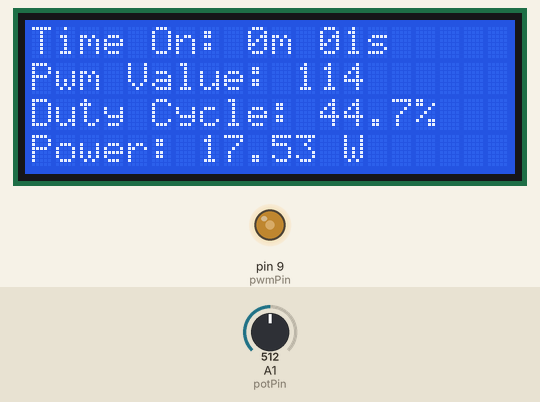
Simulated run of this sketch. Board: Arduino Uno, built with avr-gcc and run on an emulated ATmega328P. Parts: 20×4 character LCD, output pins drawn as LEDs (lit = HIGH). The test bench sets the inputs (shaded band); at power-on: A1 (potPin) = 512. What the sketch prints to the serial monitor is not drawn.

Above: at 1.2 s.
1.3 s: A1 (potPin) set to 308
At 2.8 s:
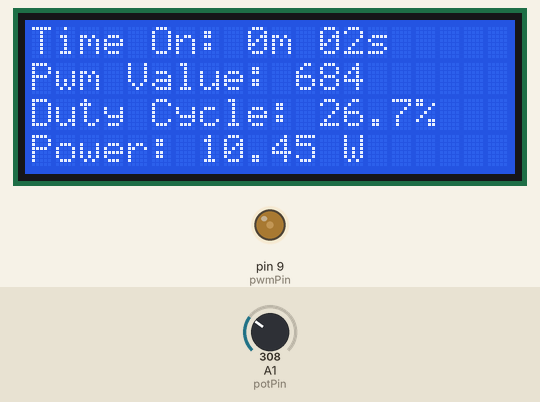
3.5 s: A1 (potPin) set to 287
At 4.8 s:
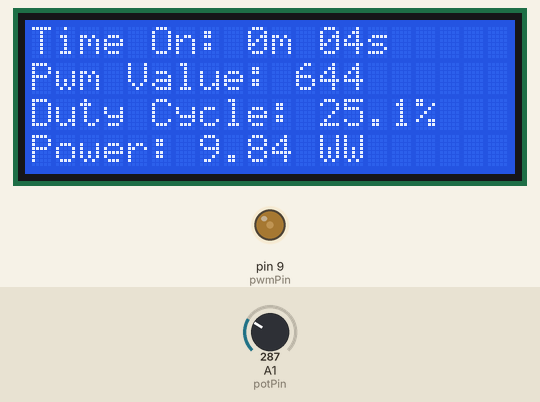
6.5 s: A1 (potPin) set to 126
At 7.8 s:
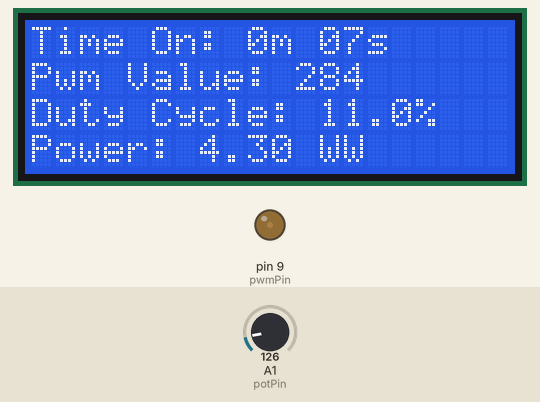
8.5 s: A1 (potPin) set to 108
At 9.8 s:
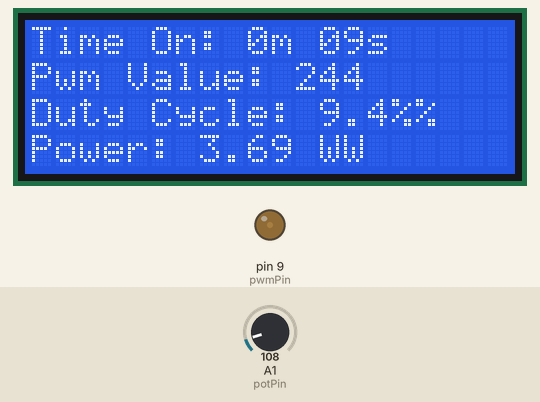
11.5 s: A1 (potPin) set to 716
At 12.3 s:
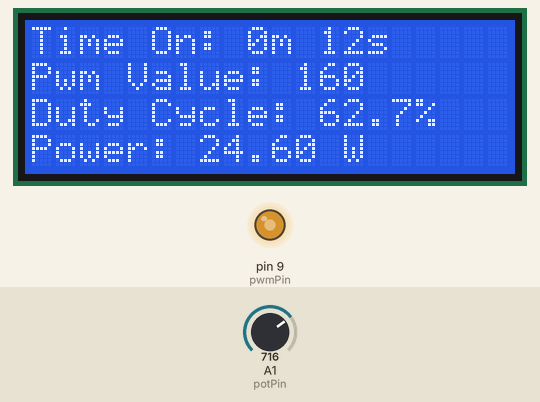
14.5 s: A1 (potPin) set to 900
At 15.8 s:
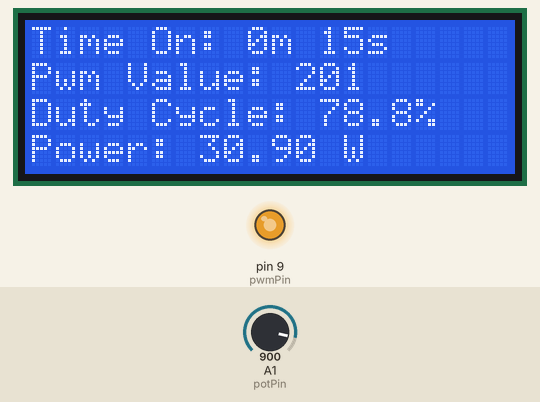
Timing chart, 0 to 17.5 s (numbered marks = the images above; inputs shaded):
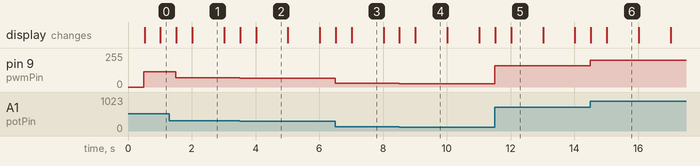

The sketch:

BatterySolder.ino
```cpp
/*
const int pwmPin = 9;
const int potPin = A1;
const float voltage = 12.0;  // Tensione di alimentazione in Volt
const float resistance = 6.0;  // Resistenza della sonda riscaldante in Ohm (da misurare una volta)
const float massimoDC = 80;

void setup() {
  Serial.begin(9600);
  pinMode(pwmPin, OUTPUT);
  analogWrite(pwmPin, 0);  // Inizialmente PWM a 0
}

void loop() {
  int potValue = analogRead(potPin);  // Legge il valore del potenziometro
  //Serial.println(massimoDC);
  int pwmValue = map(potValue, 0, 1023, 0, (massimoDC/100)*255);  // Mappa il valore del potenziometro al range del PWM (0-80% di 255)
  analogWrite(pwmPin, pwmValue);  // Imposta il valore PWM

  float dutyCycle = pwmValue / 255.0;

  // Calcola la potenza media
  float power = voltage * voltage * dutyCycle / resistance;

  // Stampa i valori sulla porta seriale
  Serial.print("Potentiometer Value: ");
  Serial.print(potValue);
  Serial.print(" | Pwm value: ");
  Serial.print(pwmValue);
  Serial.print(" | Duty Cycle: ");
  Serial.print(dutyCycle * 100, 1);
  Serial.print("% | Power: ");
  Serial.print(power, 2);
  Serial.println(" W");

delay(100);  // Aggiornamento ogni 100 ms
}
*/

/* // Versione con LCD e calcolo tempo di ON
#include <LiquidCrystal.h>

const int pwmPin = 9;
const float voltage = 12.0;  // Tensione di alimentazione in Volt
const float resistance = 6.0;  // Resistenza della sonda riscaldante in Ohm (da misurare una volta)
const float massimoDC = 80;

// Pin assegnati all'LCD
const int rs = 12, en = 11, d4 = 5, d5 = 4, d6 = 3, d7 = 2;
LiquidCrystal lcd(rs, en, d4, d5, d6, d7);

void setup() {
  Serial.begin(9600);
  lcd.begin(20, 4);  // Inizializza l'LCD con 20 colonne e 4 righe

  pinMode(pwmPin, OUTPUT);
  analogWrite(pwmPin, 0);  // Inizialmente PWM a 0
}

void loop() {
  unsigned long timeOn = millis();  // Tempo trascorso dall'accensione del sistema in millisecondi
  int pwmValue = map(timeOn % 1024, 0, 1023, 0, (massimoDC / 100) * 255);  // Mappa il tempo al range del PWM (0-80% di 255)
  analogWrite(pwmPin, pwmValue);  // Imposta il valore PWM

  float dutyCycle = pwmValue / 255.0;

  // Calcola la potenza media
  float power = voltage * voltage * dutyCycle / resistance;

  // Stampa i valori sulla porta seriale
  Serial.print("Time On: ");
  Serial.print(timeOn / 1000.0);  // Converti il tempo in secondi
  Serial.print(" s | Pwm value: ");
  Serial.print(pwmValue);
  Serial.print(" | Duty Cycle: ");
  Serial.print(dutyCycle * 100, 1);
  Serial.print("% | Power: ");
  Serial.print(power, 2);
  Serial.println(" W");

  // Visualizza i valori sull'LCD
  lcd.setCursor(0, 0);
  lcd.print("Time On: ");
  lcd.print(timeOn / 1000.0);
  lcd.print(" s");

  lcd.setCursor(0, 1);
  lcd.print("Pwm Value: ");
  lcd.print(pwmValue);

  lcd.setCursor(0, 2);
  lcd.print("Duty Cycle: ");
  lcd.print(dutyCycle * 100, 1);
  lcd.print("%");

  lcd.setCursor(0, 3);
  lcd.print("Power: ");
  lcd.print(power, 2);
  lcd.print(" W");

  delay(500);  // Aggiornamento ogni 100 ms
}
*/

// Versione con calcolo tempo di on e stampa eventuale minuti, ore
#include <LiquidCrystal.h>

const int pwmPin = 9;
const int potPin = A1;
const float voltage = 12.0;  // Tensione di alimentazione in Volt
const float resistance = 3.673;  // Resistenza della sonda riscaldante in Ohm (in un altra sonda, 3.465)
const float massimoDC = 90;  // Massimo duty cycle in percentuale

// Pin assegnati all'LCD
const int rs = 12, en = 11, d4 = 5, d5 = 4, d6 = 3, d7 = 2;
LiquidCrystal lcd(rs, en, d4, d5, d6, d7);

unsigned long previousMillis = 0;  // Memorizza il tempo dell'ultimo aggiornamento
const long interval = 500;  // Intervallo di aggiornamento in millisecondi

void setup() {
  Serial.begin(9600);
  lcd.begin(20, 4);  // Inizializza l'LCD con 20 colonne e 4 righe

  pinMode(pwmPin, OUTPUT);
  analogWrite(pwmPin, 0);  // Inizialmente PWM a 0
}

void loop() {
  unsigned long currentMillis = millis();

  if (currentMillis - previousMillis >= interval) {
    previousMillis = currentMillis;

    unsigned long timeOn = millis() / 1000;  // Tempo trascorso dall'accensione del sistema in secondi

    // Calcola ore, minuti e secondi
    unsigned long hours = timeOn / 3600;
    unsigned long minutes = (timeOn % 3600) / 60;
    unsigned long seconds = timeOn % 60;

    int potValue = analogRead(potPin);  // Legge il valore del potenziometro
    int pwmValue = map(potValue, 0, 1023, 0, (int)((massimoDC / 100.0) * 255));  // Mappa il valore del potenziometro al range del PWM
    pwmValue = constrain(pwmValue, 0, 255);  // Assicura che pwmValue non superi 255
    analogWrite(pwmPin, pwmValue);  // Imposta il valore PWM

    float dutyCycle = pwmValue / 255.0;

    // Calcola la potenza media
    float power = voltage * voltage * dutyCycle / resistance;

    // Stampa i valori sulla porta seriale
    Serial.print("Time On: ");
    if (timeOn < 3600) {
      Serial.print(minutes);
      Serial.print(" m ");
      Serial.print(seconds);
      Serial.print(" s");
    } else {
      Serial.print(hours);
      Serial.print(" h ");
      Serial.print(minutes);
      Serial.print(" m ");
      Serial.print(seconds);
      Serial.print(" s");
    }
    Serial.print(" | Pwm value: ");
    Serial.print(pwmValue);
    Serial.print(" | Duty Cycle: ");
    Serial.print(dutyCycle * 100, 1);
    Serial.print("% | Power: ");
    Serial.print(power, 2);
    Serial.println(" W");

    // Visualizza i valori sull'LCD
    lcd.setCursor(0, 0);
    lcd.print("Time On: ");
    if (hours > 0) {
      lcd.print(hours);
      lcd.print("h ");
      if (minutes < 10) lcd.print("0");
      lcd.print(minutes);
      lcd.print("m ");
      if (seconds < 10) lcd.print("0");
      lcd.print(seconds);
      lcd.print("s");
    } else {
      lcd.print(minutes);
      lcd.print("m ");
      if (seconds < 10) lcd.print("0");
      lcd.print(seconds);
      lcd.print("s");
    }

    lcd.setCursor(0, 1);
    lcd.print("Pwm Value: ");
    lcd.print(pwmValue);

    lcd.setCursor(0, 2);
    lcd.print("Duty Cycle: ");
    lcd.print(dutyCycle * 100, 1);
    lcd.print("%");

    lcd.setCursor(0, 3);
    lcd.print("Power: ");
    lcd.print(power, 2);
    lcd.print(" W");
  }
}
```

Measured:
- the behaviour switches between 295 and 294 on A1 (potPin) (found by bisection; images 1 and 2)
- the behaviour switches between 117 and 116 on A1 (potPin) (found by bisection; images 3 and 4)
- after the input at 1.3 s, pin 9 (pwmPin): 114/255 → 68/255 after 0.20 s
- after the input at 3.5 s, pin 9 (pwmPin): 68/255 → 64/255 at once; the display: first changes at once (image 2 shows a later state)
- after the input at 6.5 s, pin 9 (pwmPin): 64/255 → 28/255 at once
- after the input at 8.5 s, pin 9 (pwmPin): 28/255 → 24/255 at once; the display: first changes at once (image 4 shows a later state)
- after the input at 11.5 s, pin 9 (pwmPin): 24/255 → 160/255 at once; the display: first changes at once (image 5 shows a later state)
- after the input at 14.5 s, pin 9 (pwmPin): 160/255 → 201/255 at once
